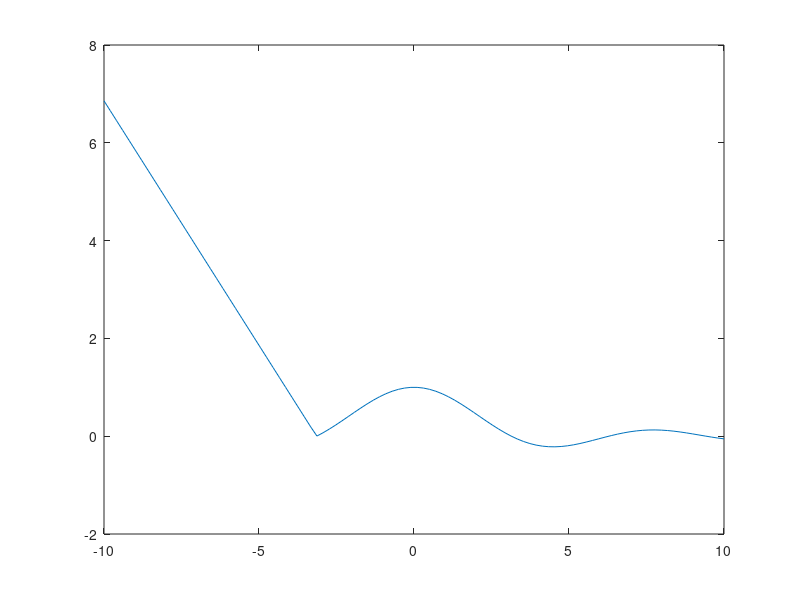

This figure's MATLAB source:
% For loop, If
clc
x = linspace(-10,10,100);
for i = 1:100
    if x(i) < -pi
        y(i) = -x(i) - pi;
    else
        y(i) = sin(x(i))./x(i);
    end
end
plot(x, y)
